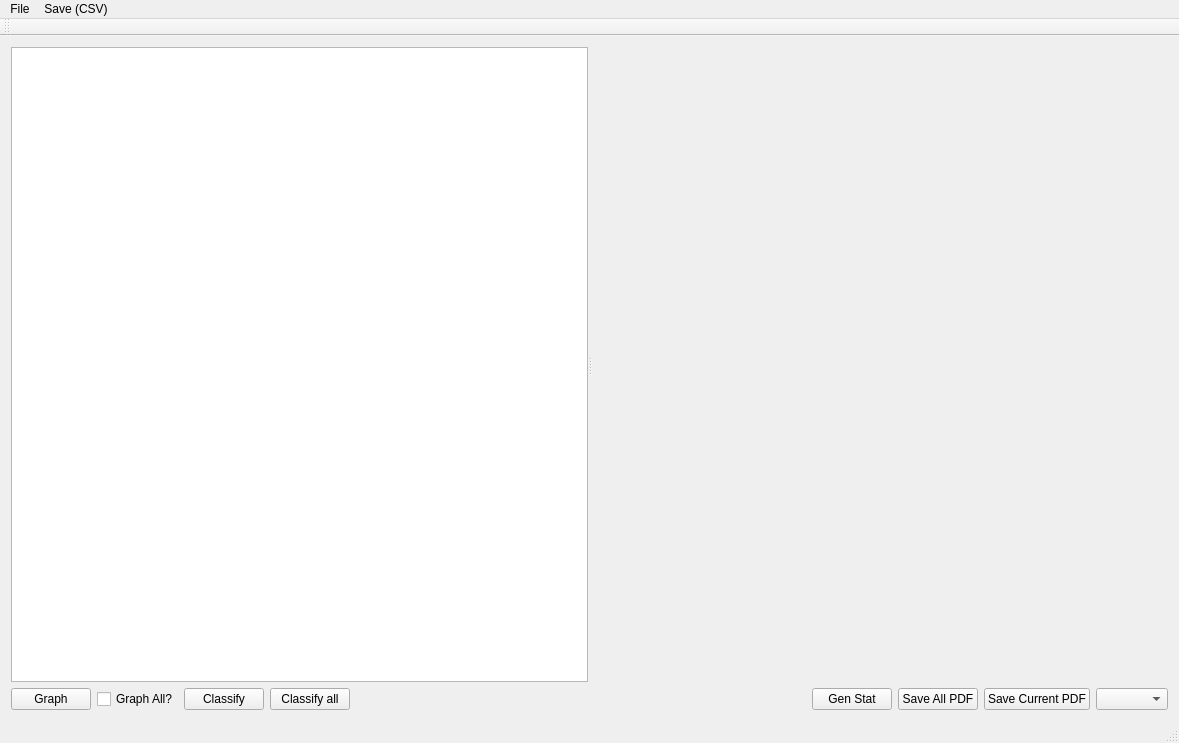
<?xml version="1.0" encoding="UTF-8"?>
<ui version="4.0">
 <class>EQClusterViewer</class>
 <widget class="QMainWindow" name="EQClusterViewer">
  <property name="geometry">
   <rect>
    <x>0</x>
    <y>0</y>
    <width>1179</width>
    <height>743</height>
   </rect>
  </property>
  <property name="sizePolicy">
   <sizepolicy hsizetype="Expanding" vsizetype="Expanding">
    <horstretch>0</horstretch>
    <verstretch>0</verstretch>
   </sizepolicy>
  </property>
  <property name="windowTitle">
   <string>SwarmViewer</string>
  </property>
  <widget class="QWidget" name="centralWidget">
   <layout class="QVBoxLayout" name="verticalLayout">
    <item>
     <widget class="QSplitter" name="splitter">
      <property name="sizePolicy">
       <sizepolicy hsizetype="Expanding" vsizetype="Expanding">
        <horstretch>0</horstretch>
        <verstretch>0</verstretch>
       </sizepolicy>
      </property>
      <property name="orientation">
       <enum>Qt::Horizontal</enum>
      </property>
      <property name="childrenCollapsible">
       <bool>false</bool>
      </property>
      <widget class="QTableView" name="tableView">
       <property name="sizePolicy">
        <sizepolicy hsizetype="Expanding" vsizetype="Expanding">
         <horstretch>0</horstretch>
         <verstretch>0</verstretch>
        </sizepolicy>
       </property>
       <property name="minimumSize">
        <size>
         <width>256</width>
         <height>256</height>
        </size>
       </property>
       <property name="maximumSize">
        <size>
         <width>16777214</width>
         <height>16777215</height>
        </size>
       </property>
      </widget>
      <widget class="QCustomPlot" name="graphView" native="true">
       <property name="sizePolicy">
        <sizepolicy hsizetype="Expanding" vsizetype="Expanding">
         <horstretch>0</horstretch>
         <verstretch>0</verstretch>
        </sizepolicy>
       </property>
       <property name="minimumSize">
        <size>
         <width>256</width>
         <height>256</height>
        </size>
       </property>
      </widget>
     </widget>
    </item>
    <item>
     <layout class="QHBoxLayout" name="horizontalLayout">
      <item>
       <widget class="QPushButton" name="graph">
        <property name="text">
         <string>Graph</string>
        </property>
       </widget>
      </item>
      <item>
       <widget class="QCheckBox" name="graphall">
        <property name="text">
         <string>Graph All?</string>
        </property>
       </widget>
      </item>
      <item>
       <widget class="QPushButton" name="class_2">
        <property name="text">
         <string>Classify</string>
        </property>
       </widget>
      </item>
      <item>
       <widget class="QPushButton" name="classall">
        <property name="text">
         <string>Classify all</string>
        </property>
       </widget>
      </item>
      <item>
       <spacer name="horizontalSpacer">
        <property name="orientation">
         <enum>Qt::Horizontal</enum>
        </property>
        <property name="sizeType">
         <enum>QSizePolicy::Expanding</enum>
        </property>
        <property name="sizeHint" stdset="0">
         <size>
          <width>40</width>
          <height>20</height>
         </size>
        </property>
       </spacer>
      </item>
      <item>
       <widget class="QPushButton" name="genStat">
        <property name="text">
         <string>Gen Stat</string>
        </property>
       </widget>
      </item>
      <item>
       <widget class="QPushButton" name="saveallpdf">
        <property name="text">
         <string>Save All PDF</string>
        </property>
       </widget>
      </item>
      <item>
       <widget class="QPushButton" name="savecurpdf">
        <property name="text">
         <string>Save Current PDF</string>
        </property>
       </widget>
      </item>
      <item>
       <widget class="QComboBox" name="comboBox"/>
      </item>
     </layout>
    </item>
   </layout>
  </widget>
  <widget class="QMenuBar" name="menuBar">
   <property name="geometry">
    <rect>
     <x>0</x>
     <y>0</y>
     <width>1179</width>
     <height>22</height>
    </rect>
   </property>
   <widget class="QMenu" name="menuFile">
    <property name="title">
     <string>File</string>
    </property>
    <addaction name="actionLoad_File"/>
    <addaction name="actionLoad_Combined_Catalog"/>
    <addaction name="separator"/>
    <addaction name="actionQuit"/>
   </widget>
   <widget class="QMenu" name="menuSave_CSV">
    <property name="title">
     <string>Save (CSV)</string>
    </property>
    <addaction name="separator"/>
    <addaction name="actionSave_statistics"/>
    <addaction name="separator"/>
    <addaction name="actionSave_sequences"/>
    <addaction name="actionSave_swarms"/>
    <addaction name="actionSave_all_Classifications"/>
   </widget>
   <addaction name="menuFile"/>
   <addaction name="menuSave_CSV"/>
  </widget>
  <widget class="QToolBar" name="mainToolBar">
   <attribute name="toolBarArea">
    <enum>TopToolBarArea</enum>
   </attribute>
   <attribute name="toolBarBreak">
    <bool>false</bool>
   </attribute>
  </widget>
  <widget class="QStatusBar" name="statusBar"/>
  <action name="actionLoad_File">
   <property name="text">
    <string>Load Regional Cluster</string>
   </property>
   <property name="toolTip">
    <string>Load Regional Cluster</string>
   </property>
  </action>
  <action name="actionQuit">
   <property name="text">
    <string>Quit</string>
   </property>
  </action>
  <action name="actionLoad_Combined_Catalog">
   <property name="text">
    <string>Load Combined Catalog</string>
   </property>
  </action>
  <action name="actionSave_statistics">
   <property name="text">
    <string>Save statistics.</string>
   </property>
  </action>
  <action name="actionSave_sequences">
   <property name="text">
    <string>Save sequences</string>
   </property>
  </action>
  <action name="actionSave_swarms">
   <property name="text">
    <string>Save swarms</string>
   </property>
  </action>
  <action name="actionSave_all_Classifications">
   <property name="text">
    <string>Save all + Classifications</string>
   </property>
  </action>
 </widget>
 <layoutdefault spacing="6" margin="11"/>
 <customwidgets>
  <customwidget>
   <class>QCustomPlot</class>
   <extends>QWidget</extends>
   <header>qcustomplot/qcustomplot.h</header>
   <container>1</container>
  </customwidget>
 </customwidgets>
 <resources/>
 <connections/>
</ui>
